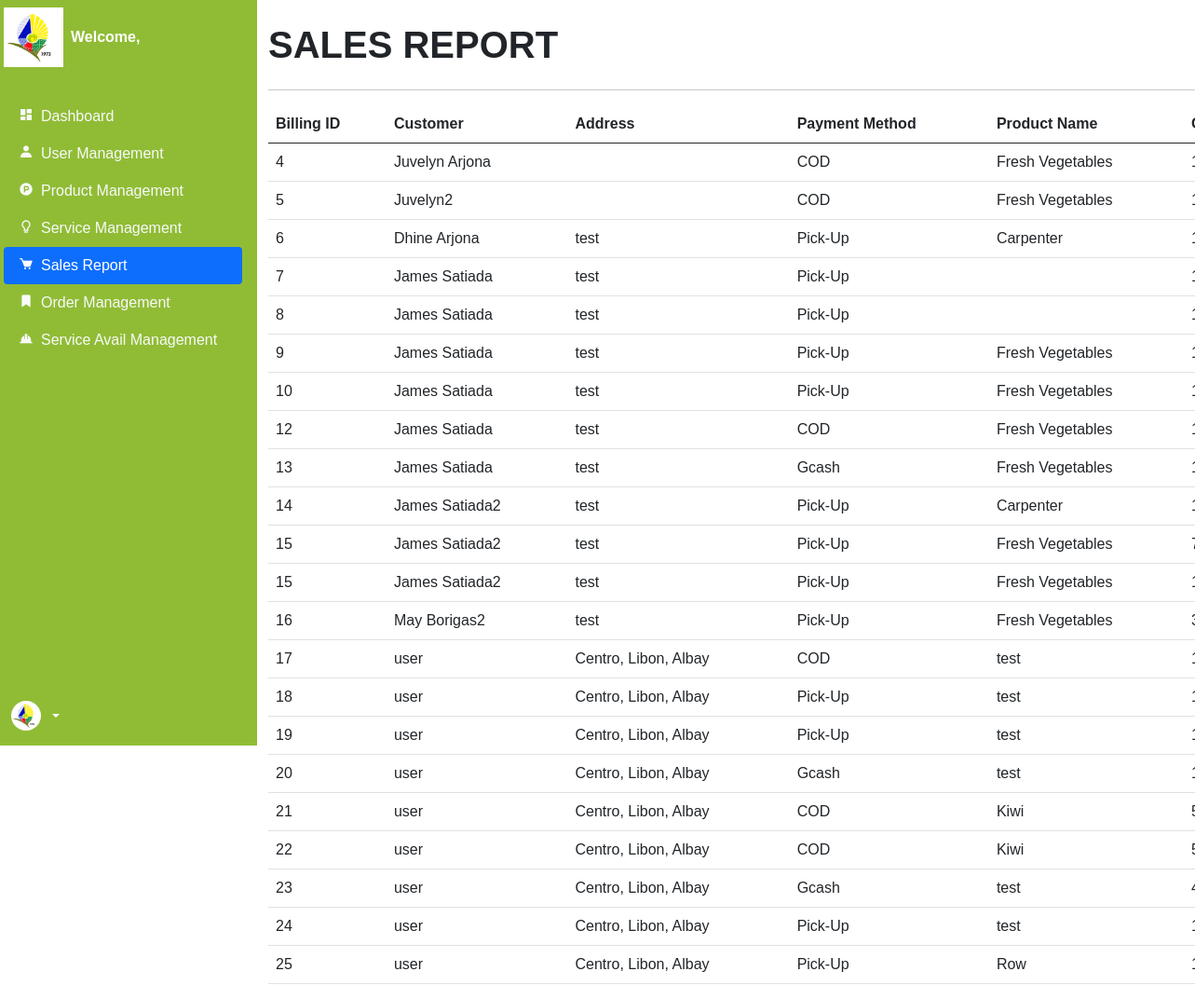
Screenshot of /backend/sales.php with the database file from the repository.
### tables this page shows
CREATE TABLE `products` (
  `ID` int(11) NOT NULL,
  `BillingID` int(11) DEFAULT NULL,
  `ProductName` varchar(255) NOT NULL,
  `Quantity` int(11) NOT NULL,
  `Total` decimal(10,2) NOT NULL,
  `Status` varchar(255) NOT NULL
);

CREATE TABLE `billing` (
  `ID` int(11) NOT NULL,
  `Fullname` varchar(255) NOT NULL,
  `Email` varchar(255) NOT NULL,
  `Contact` varchar(15) NOT NULL,
  `address` varchar(255) NOT NULL,
  `Location` text NOT NULL,
  `PaymentMethod` varchar(50) NOT NULL,
  `Order_ID` varchar(255) NOT NULL,
  `Timestamp` timestamp NOT NULL DEFAULT current_timestamp()
);

### backend/sales.php (the view, shortened to what this page needs)
<?php
    include '../components/backend_header.php';
?>
<body>
    <div class="container-fluid">
        <div class="row flex-nowrap">
        <div class="col-12 col-xl-2 navside">
                <div class="d-flex flex-column align-items-center align-items-sm-start px-3 pt-2 text-white min-vh-100 bg">
                    <div class="d-flex">
                        <img src="../img/logo.png" class="logo me-2" alt="pos">
                        <a href="index.php"
                            class="d-flex align-items-center mb-md-0 me-md-auto text-white text-decoration-none">
                            <span class="fw-bold"><?php echo "Welcome, ", $_SESSION['username']; ?></span>
                        </a>
                    </div>
                    <ul class="nav nav-pills flex-column mb-auto w-100">
                        <li class="nav-item">
                            <a href="dashboard.php" class="nav-link link-light">
                                <i class="bx bxs-dashboard me-2"></i>Dashboard
                            </a>
                        </li>
                        <li class="nav-item">
                            <a href="user.php" class="nav-link link-light">
                                <i class='bx bxs-user me-2'></i>User Management
                            </a>
                        </li>
                        <li class="nav-item">
                            <a href="product.php" class="nav-link link-light">
                                <i class="bx bxl-product-hunt me-2"></i>Product Management
                            </a>
                        </li>
                        <li class="nav-item">
                            <a href="service.php" class="nav-link link-light">
                                <i class="bx bx-bulb me-2"></i>Service Management
                            </a>
                        </li>
                        <li class="nav-item">
                            <a href="sales.php"  class="nav-link active" aria-current="page">
                                <i class="bx bxs-cart me-2"></i>Sales Report
                            </a>
                        </li>
                        <li class="nav-item">
                            <a href="order.php" class="nav-link link-light">
                                <i class='bx bxs-bookmark me-2'></i>Order Management
                            </a>
                        </li>
                        <li class="nav-item">
                            <a href="service_avail.php" class="nav-link link-light">
                                <i class='bx bxs-hard-hat me-2'></i>Service Avail Management
                            </a>
                        </li>
                    </ul>
                    <div class="dropdown drop">
                        <a href="#"
                            class="d-flex align-items-center text-white text-decoration-none dropdown-toggle ms-2"
                            id="dropdownUser2" data-bs-toggle="dropdown" aria-expanded="false">
                            <img src="../img/logo.png" alt="pos" width="32" height="32" class="rounded-circle me-2">
                        </a>
                    </div>
                </div>
            </div>
            <?php
            $query = "SELECT p.`ID`, p.`BillingID`, p.`ProductName`, p.`Quantity`, p.`Total`, b.`Fullname`, b.`Email`, b.`Contact`, b.address, b.`Address`, b.`PaymentMethod`, b.`Timestamp` FROM `products` p LEFT JOIN `billing` b ON p.`BillingID` = b.`ID`";
            $salesData = mysqli_query($conn, $query);
            ?>
            <div class="col-12 col-xl-10">
                <div class="col mt-4">
                    <h1 class="mb-4 text-uppercase fw-bolder">Sales Report</h1>
                    <hr>
                    <div class="row">
                        <div class="table-responsive">
                            <table class="table">
                                <thead>
                                    <th>Billing ID</th>
                                    <th>Customer</th>
                                    <th>Address</th>
                                    <th>Payment Method</th>
                                    <th>Product Name</th>
                                    <th>Quantity</th>
                                </thead>
                                <tbody>
                                    <?php foreach ($salesData as $sale) {
                                        $billingID = $sale['BillingID'];
                                    ?>
                                        <tr>
                                            <td>
                                                <?= $billingID; ?>
                                            </td>
                                            <td><?= $sale['Fullname']; ?></td>
                                            <td><?= $sale['address']; ?></td>
                                            <td><?= $sale['PaymentMethod']; ?></td>
                                            <td><?= $sale['ProductName']; ?></td>
                                            <td><?= $sale['Quantity']; ?></td>
                                        </tr>
                                    <?php } ?>
                                </tbody>
                            </table>
                        </div>
                    </div>
                </div>
            </div>
        </div>
    </div>
</body>
</html>

### backend/css/dashboard.css (style rules this page uses)
* { margin: 0; padding: 0; box-sizing: border-box; font-family: "Poppins", sans-serif; }
html { width: 100%; margin: 0; background-color: var(--background); }
:root { --text: #000000; --background: #f5f5f5; --primary: #90BC35; --secondary: #FFF78C; --accent: #183D8B; --white: #FFFFFF; }
.container-fluid { padding: 0; }
.container-fluid .row { margin-right: 1rem; }
.container-fluid .bg { background-color: var(--primary); }
.container-fluid .logo { width: 4rem; }
.container-fluid .col-xl-2 { width: 18rem; padding: 0; }
.container-fluid .dropdown { margin-bottom: 1rem; }
.container-fluid .table { width: 75rem; }

### rows the page displays
products: BillingID "4", BillingID.Fullname "Juvelyn Arjona", BillingID.PaymentMethod "COD", ProductName "Fresh Vegetables"
products: BillingID "5", BillingID.Fullname "Juvelyn2", BillingID.PaymentMethod "COD", ProductName "Fresh Vegetables"
products: BillingID "6", BillingID.Fullname "Dhine Arjona", BillingID.address "test", BillingID.PaymentMethod "Pick-Up", ProductName "Carpenter"
products: BillingID "7", BillingID.Fullname "James Satiada", BillingID.address "test", BillingID.PaymentMethod "Pick-Up"
products: BillingID "8", BillingID.Fullname "James Satiada", BillingID.address "test", BillingID.PaymentMethod "Pick-Up"
products: BillingID "9", BillingID.Fullname "James Satiada", BillingID.address "test", BillingID.PaymentMethod "Pick-Up", ProductName "Fresh Vegetables"
products: BillingID "10", BillingID.Fullname "James Satiada", BillingID.address "test", BillingID.PaymentMethod "Pick-Up", ProductName "Fresh Vegetables"
products: BillingID "12", BillingID.Fullname "James Satiada", BillingID.address "test", BillingID.PaymentMethod "COD", ProductName "Fresh Vegetables"
products: BillingID "13", BillingID.Fullname "James Satiada", BillingID.address "test", BillingID.PaymentMethod "Gcash", ProductName "Fresh Vegetables"
products: BillingID "14", BillingID.Fullname "James Satiada2", BillingID.address "test", BillingID.PaymentMethod "Pick-Up", ProductName "Carpenter"
products: BillingID "15", BillingID.Fullname "James Satiada2", BillingID.address "test", BillingID.PaymentMethod "Pick-Up", ProductName "Fresh Vegetables"
products: BillingID "15", BillingID.Fullname "James Satiada2", BillingID.address "test", BillingID.PaymentMethod "Pick-Up", ProductName "Fresh Vegetables"
products: BillingID "16", BillingID.Fullname "May Borigas2", BillingID.address "test", BillingID.PaymentMethod "Pick-Up", ProductName "Fresh Vegetables"
products: BillingID "17", BillingID.Fullname "user", BillingID.address "Centro, Libon, Albay", BillingID.PaymentMethod "COD", ProductName "test"
products: BillingID "18", BillingID.Fullname "user", BillingID.address "Centro, Libon, Albay", BillingID.PaymentMethod "Pick-Up", ProductName "test"
products: BillingID "19", BillingID.Fullname "user", BillingID.address "Centro, Libon, Albay", BillingID.PaymentMethod "Pick-Up", ProductName "test"
products: BillingID "20", BillingID.Fullname "user", BillingID.address "Centro, Libon, Albay", BillingID.PaymentMethod "Gcash", ProductName "test"
products: BillingID "21", BillingID.Fullname "user", BillingID.address "Centro, Libon, Albay", BillingID.PaymentMethod "COD", ProductName "Kiwi"
products: BillingID "22", BillingID.Fullname "user", BillingID.address "Centro, Libon, Albay", BillingID.PaymentMethod "COD", ProductName "Kiwi"
products: BillingID "23", BillingID.Fullname "user", BillingID.address "Centro, Libon, Albay", BillingID.PaymentMethod "Gcash", ProductName "test"
products: BillingID "24", BillingID.Fullname "user", BillingID.address "Centro, Libon, Albay", BillingID.PaymentMethod "Pick-Up", ProductName "test"
products: BillingID "25", BillingID.Fullname "user", BillingID.address "Centro, Libon, Albay", BillingID.PaymentMethod "Pick-Up", ProductName "Row"
